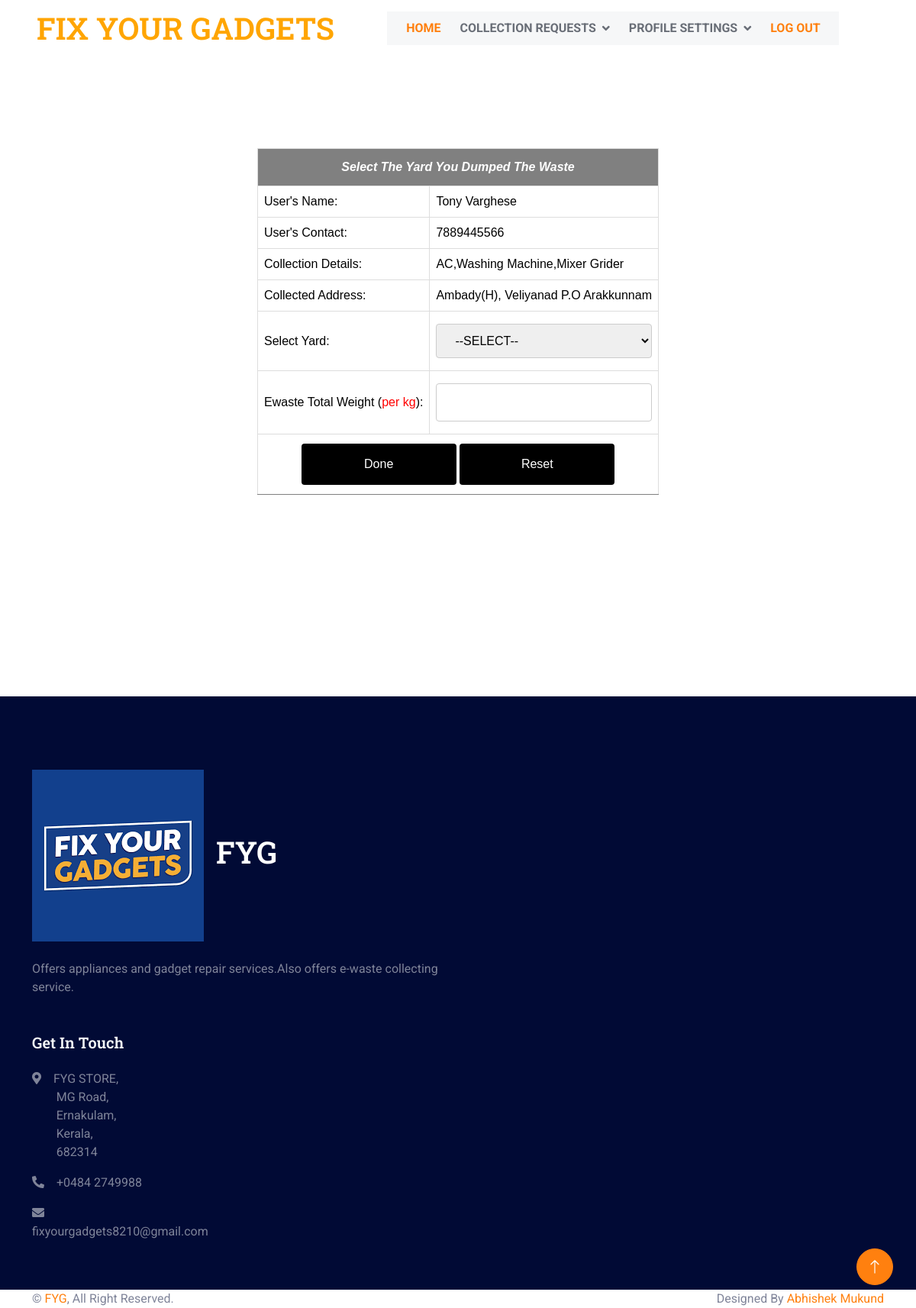
Screenshot of /EwasteCollector/ecyard/6 (signed in) with the database file from the repository.
### Admin/models.py (models this page shows)
class Assignewastebooking(models.Model):
    aeb_status=models.IntegerField(default=0)
    collector=models.ForeignKey(EwasteCollector,on_delete=models.SET_NULL,null=True)
    ewastebooking=models.ForeignKey('User.Ewastebooking',on_delete=models.SET_NULL,null=True)

### User/models.py (models this page shows)
class Ewastebooking(models.Model):
    ewastebooking_details=models.CharField(max_length=50)
    ewastebooking_date=models.DateField(auto_now_add=True)
    ewastebooking_status=models.IntegerField(default=0)
    ewastebooking_collectionpoint=models.CharField(max_length=100)
    user=models.ForeignKey(User,on_delete=models.SET_NULL,null=True)

### Guest/models.py (models this page shows)
class User(models.Model):
    user_name=models.CharField(max_length=50)
    user_gender=models.CharField(max_length=50)
    user_contact=models.CharField(max_length=50)
    user_email=models.CharField(max_length=50)
    user_photo=models.FileField(upload_to='UserDocs/')
    user_proof=models.FileField(upload_to='UserDocs/')
    user_password=models.CharField(max_length=50)
    user_address=models.CharField(max_length=100)
    place=models.ForeignKey('Admin.Place',on_delete=models.CASCADE)

### EwasteCollector/views.py (the view)
# urls.py: path('ecyard/<int:cid>', views.Yardselect,name="ecyard"),
def Yardselect(request,cid):
     if 'eid' in request.session:
        yar=Yard.objects.all()
        eb=Assignewastebooking.objects.get(id=cid)
        if request.method=="POST":
            yardd=Yard.objects.get(id=request.POST.get('ddl_yard'))
            CollectedEwaste.objects.create(collectedewaste_weight=request.POST.get('txt_weight'),yard=yardd,Ewaste=eb)
            eb.aeb_status=3
            eb.save()
            bokid=eb.ewastebooking_id
            ebok=Ewastebooking.objects.get(id=bokid)
            ebok.ewastebooking_status=2
            ebok.save()
            return redirect('webcollector:viewconfimedeb')
        else:
         return render(request,"EwasteCollector/YardSelection.html",{'res':eb,'y':yar})
     else:
        return redirect('guest:Home')

### Admin/models.py (called while the page is built)
    def __str__(self):
        return self.yard_name

### EwasteCollector/Templates/EwasteCollector/YardSelection.html (shortened to what this page needs)
{% extends 'EwasteCollector/Head.html' %}
{% load static %}
{% block content %}
<!DOCTYPE html>
<html lang="en">
<head>
</head>
<body>
    <br>
    <br>
    <br>
    <br>
    <br>
    <div id="tab">
    <form method="post">
    <table border="1" align="center" cellpadding="10" style="border-collapse: collapse;">
        <tr>
            <th colspan="5"><center><i>Select The Yard You Dumped The Waste </i></center></th>
            </tr>
        <tr>
            <td>User's Name:</td>
            <td>{{res.ewastebooking.user.user_name}}</td>
        </tr>
        <tr>
            <td>User's Contact:</td>
            <td>{{res.ewastebooking.user.user_contact}}</td>
        </tr>
        <tr>
            <td>Collection Details:</td>
            <td>{{res.ewastebooking.ewastebooking_details}}</td>
        </tr>
        <tr>
            <td>Collected Address:</td>
            <td>{{res.ewastebooking.ewastebooking_collectionpoint}}</td>
        </tr>
        <tr>
            <td>Select Yard:</td>
                <td><select name="ddl_yard">
                    <option value="">--SELECT--</option>
                </select></td>
        </tr>
        <tr>
            <td>Ewaste Total Weight (<font color="red">per kg</font>):</td>
            <td><input type="text" name="txt_weight"></td>
        </tr>
        <tr>
            <td colspan="2" align="center"><input type="submit" name="btn_submit" value="Done"> <input type="reset" name="btn_reset" value="Reset"></td>
    </table>
</form>
<br>
<br>
<br>
<br>
<br>
<br>
<br>
<br>
<br>
  </div>
</body>
</html>
{% endblock content %}

### Guest/static/EwasteCollector/css/style.css (style rules this page uses)
:root { --primary: #FF800F; --secondary: #001064; --light: #F6F7F8; --dark: #010A35; }

### Guest/static/form.css (style rules this page uses)
#tab { font-family: "Trebuchet MS", Arial, Helvetica, sans-serif; border-collapse: collapse; width: 100%; }
#tab td, #tab th { border: 1px solid #ddd; padding: 8px; color: black; }
#tab th { padding-top: 12px; padding-bottom: 12px; text-align: left; background-color: gray; color: white; }
input[type=text],[type=password],[type=email],[type=date], select { width: 100%; padding: 12px 20px; margin: 8px 0; display: inline-block; border: 1px solid #ccc; border-radius: 4px; box-sizing: border-box; }
input[type=submit] { width: 40%; background-color: black; color: white; padding: 15px; margin: 4px 0; border: none; border-radius: 4px; cursor: pointer; }
input[type=reset] { width: 40%; background-color: black; color: white; padding: 15px; margin: 4px 0; border: none; border-radius: 4px; cursor: pointer; }

### rows the page displays
Assignewastebooking: ewastebooking.user.user_name "Tony Varghese", ewastebooking.user.user_contact "7889445566", ewastebooking.ewastebooking_details "AC,Washing Machine,Mixer Grider", ewastebooking.ewastebooking_collectionpoint "Ambady(H), Veliyanad P.O Arakkunnam"
